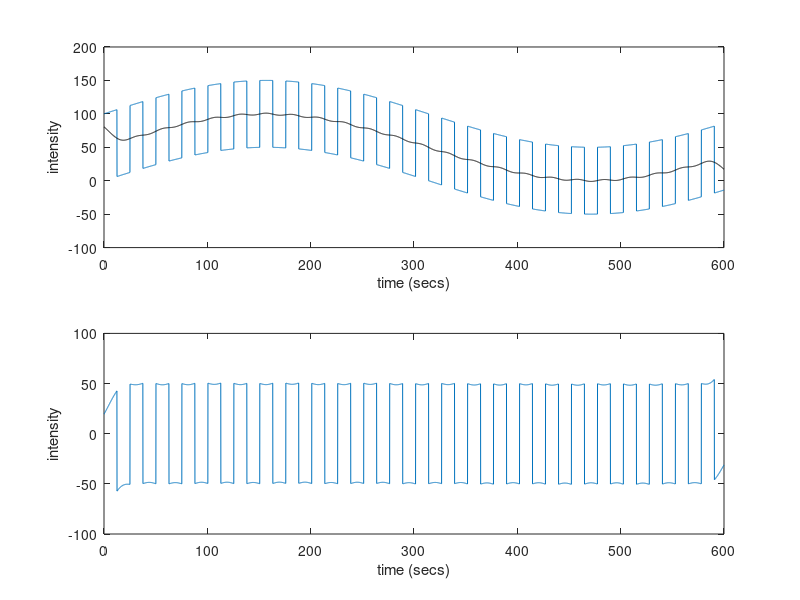

MATLAB code for this plot:
clear all; close all; clc;      	% Clear all workspaces
 
% Create and plot the data
t=[0:.1:600];
y=50+50*sin(.01*t)+50*square(.25*t);
subplot(2,1,1); plot(t,y); axis([0 600 -100 200]); 
xlabel('time (secs)'); ylabel('intensity'); hold on;
 
% Low-pass filter by smoothing with a Gaussian kernel & plot
W=250;			% W = kernel width
for j=1:6001;
    r=exp(-(t-j*.1).^2/W);
    Corect=r.*y;
    ylow(j)=sum(Corect)/sum(r);
end;
plot(t,ylow,'k');
 
% Subtract low-pass filtered data from raw data & plot
ypred=y-ylow;
subplot(2,1,2); plot(t,ypred); axis([0 600 -100 100]);
xlabel('time (secs)'); ylabel('intensity');
